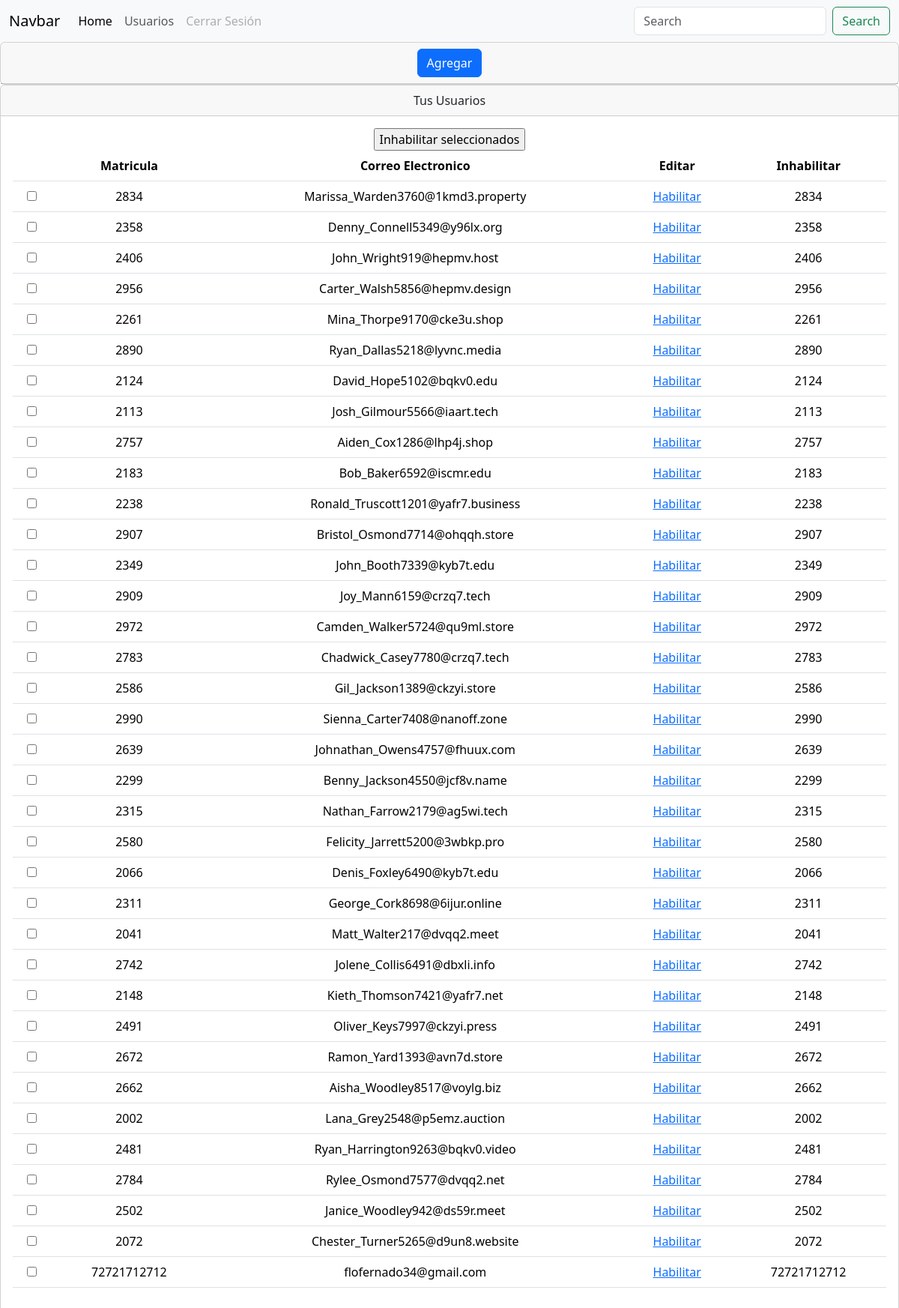
Page /users/disabled (signed in) on the committed database.
### tables this page shows
CREATE TABLE user_up(
    id INTEGER PRIMARY KEY AUTOINCREMENT,
    enrollment TEXT,
    email TEXT UNIQUE NOT NULL,
    id_admin INT NOT NULL,
    status BOOLEAN NOT NULL,
    FOREIGN KEY (id_admin) REFERENCES admin (id)
);

### library/users.py (the view)
@bp.route('/disabled', methods=('GET', 'POST'))
@admin_login_required
def users_dis():
    if request.method == 'POST':
        return request.form.getlist('id')
    id_admin = g.admin['id']
    db = get_db()
    users = db.execute(
        'SELECT * FROM user_up WHERE id_admin = ? and status = 0', (id_admin,)
    ).fetchall()
    if len(users) == 0:
        users = 0
    return render_template('users/index.html', users = users)

### library/auth.py (called while the page is built)
@bp.before_app_request
def load_logged_in_user():
    type_user = session.get('type_user')
    if type_user == 1:
        g.type_user = type_user
        admin_id = session.get('admin_id')
        g.admin = get_db().execute(
            'SELECT * FROM admin WHERE id = ?', (admin_id,)
        ).fetchone()
    elif type_user == 2:
        g.type_user = type_user
        admin_id = session.get('user_id')
        g.user = get_db().execute(
            'SELECT * FROM user WHERE id = ?', (admin_id,)
        ).fetchone()
    elif type_user is None:
        g.user = None

def admin_login_required(view):
    @functools.wraps(view)
    def wrapped_view(**kwargs):
        if g.admin is None or g.type_user != 1:
            return redirect(url_for('auth.admin_login'))
        return view(**kwargs)
    return wrapped_view

### library/db.py (called while the page is built)
def get_db():
    if 'db' not in g:
        g.db = sqlite3.connect(
            current_app.config['DATABASE'],
            detect_types=sqlite3.PARSE_DECLTYPES
        )
        g.db.row_factory = sqlite3.Row
    return g.db

### library/templates/users/index.html (shortened to what this page needs)
{% extends 'admin.html' %}
{% block content %}
<div class="card text-center">
  <div class="card-header">
      <a type="button" class="btn btn-primary" href="{{ url_for('users.add_users') }}">Agregar</a>
  </div>
</div>
    <div class="card text-center">
  <div class="card-header">
    Tus Usuarios
  </div>
  <div class="card-body">
    <div>
                {% if users == 0 %}
                    <div class="alert alert-warning" role="alert">
                      No tienes usuarios registrados
                    </div>
                {% else %}
          <form action="{{ url_for('users.change_status') }}" method="post">
          <input type="submit" name="delete" value="Inhabilitar seleccionados">
                <table class="table">
                  <thead>
                    <tr>
                      <th scope="col"></th>
                      <th scope="col">Matricula</th>
                      <th scope="col">Correo Electronico</th>
                      <th scope="col">Editar</th>
                      <th scope="col">Inhabilitar</th>
                    </tr>
                  </thead>
                  <tbody>
                  {% for user in users %}
                    <tr>
                      <th><input type="checkbox" name="id" value="{{ user['id'] }}"></th>
                      <td>{{ user['enrollment'] }} </td>
                      <td>{{ user['email'] }}</td>
                        {% if user['status'] == 1 %}
                        <td><a href="{{ url_for('users.change_status', id=user['id']) }}">Deshabilitar</a></td>
                        {% elif user['status'] == 0 %}
                        <td><a href="{{ url_for('users.change_status', id=user['id']) }}">Habilitar</a></td>
                        {% endif %}
                      <td>{{ user['enrollment'] }}</td>
                    </tr>
                  {% endfor %}
                  </tbody>
                </table>
            </form>
                {% endif %}
            </div>
  </div>
</div>
{% endblock %}

### rows in the picture
user_up: enrollment "2834", email "Marissa_Warden3760@1kmd3.property"
user_up: enrollment "2358", email "Denny_Connell5349@y96lx.org"
user_up: enrollment "2406", email "John_Wright919@hepmv.host"
user_up: enrollment "2956", email "Carter_Walsh5856@hepmv.design"
user_up: enrollment "2261", email "Mina_Thorpe9170@cke3u.shop"
user_up: enrollment "2890", email "Ryan_Dallas5218@lyvnc.media"
user_up: enrollment "2124", email "David_Hope5102@bqkv0.edu"
user_up: enrollment "2113", email "Josh_Gilmour5566@iaart.tech"
user_up: enrollment "2757", email "Aiden_Cox1286@lhp4j.shop"
user_up: enrollment "2183", email "Bob_Baker6592@iscmr.edu"
user_up: enrollment "2238", email "Ronald_Truscott1201@yafr7.business"
user_up: enrollment "2907", email "Bristol_Osmond7714@ohqqh.store"
user_up: enrollment "2349", email "John_Booth7339@kyb7t.edu"
user_up: enrollment "2909", email "Joy_Mann6159@crzq7.tech"
user_up: enrollment "2972", email "Camden_Walker5724@qu9ml.store"
user_up: enrollment "2783", email "Chadwick_Casey7780@crzq7.tech"
user_up: enrollment "2586", email "Gil_Jackson1389@ckzyi.store"
user_up: enrollment "2990", email "Sienna_Carter7408@nanoff.zone"
user_up: enrollment "2639", email "Johnathan_Owens4757@fhuux.com"
user_up: enrollment "2299", email "Benny_Jackson4550@jcf8v.name"
user_up: enrollment "2315", email "Nathan_Farrow2179@ag5wi.tech"
user_up: enrollment "2580", email "Felicity_Jarrett5200@3wbkp.pro"
user_up: enrollment "2066", email "Denis_Foxley6490@kyb7t.edu"
user_up: enrollment "2311", email "George_Cork8698@6ijur.online"
user_up: enrollment "2041", email "Matt_Walter217@dvqq2.meet"
user_up: enrollment "2742", email "Jolene_Collis6491@dbxli.info"
user_up: enrollment "2148", email "Kieth_Thomson7421@yafr7.net"
user_up: enrollment "2491", email "Oliver_Keys7997@ckzyi.press"
user_up: enrollment "2672", email "Ramon_Yard1393@avn7d.store"
user_up: enrollment "2662", email "Aisha_Woodley8517@voylg.biz"
user_up: enrollment "2002", email "Lana_Grey2548@p5emz.auction"
user_up: enrollment "2481", email "Ryan_Harrington9263@bqkv0.video"
user_up: enrollment "2784", email "Rylee_Osmond7577@dvqq2.net"
user_up: enrollment "2502", email "Janice_Woodley942@ds59r.meet"
user_up: enrollment "2072", email "Chester_Turner5265@d9un8.website"
user_up: enrollment "72721712712", email "flofernado34@gmail.com"
